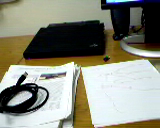
//> input picture example_16-01-imgA.png, 160 x 128 px
$ ./example_11-02 example_16-01-imgA.png   (built with g++ and OpenCV 4)
//> lines starting //> are read from the running program, lines starting //| are printed output that depends on the picture; after the words box and inside, x2 and y2 are one past the last pixel; in counts of white or black regions, pixels touching at a corner belong together
// Example 11-2. Code for perspective transformation
// Compute a perspective transformation between the 4 src control points
// in srcQuad to 4 dst control points in dstQuad and apply it the image.

#include <opencv2/opencv.hpp>
#include <iostream>

using namespace std;

int main(int argc, char** argv) {

  if(argc != 2) {
    cout << "Perspective Warp\nUsage: " <<argv[0] <<" <imagename>\n" << endl;
    return -1;
  }

  cv::Mat src = cv::imread(argv[1],1);
//> src is the input picture: 128 rows x 160 cols, CV_8UC3; mean B, G, R 124.1, 138, 137
  if( src.empty() ) { cout << "Can not load " << argv[1] << endl; return -1; }

  cv::Point2f srcQuad[] = {
    cv::Point2f(0, 0),                   // src Top left
    cv::Point2f(src.cols-1, 0),          // src Top right
    cv::Point2f(src.cols-1, src.rows-1), // src Bottom right
    cv::Point2f(0, src.rows-1)           // src Bottom left
  };

  cv::Point2f dstQuad[] = {
    cv::Point2f(src.cols*0.05f, src.rows*0.33f),
    cv::Point2f(src.cols*0.9f, src.rows*0.25f),
    cv::Point2f(src.cols*0.8f, src.rows*0.9f),
    cv::Point2f(src.cols*0.2f, src.rows*0.7f)
  };

  // COMPUTE PERSPECTIVE MATRIX
  //
  cv::Mat warp_mat = cv::getPerspectiveTransform(srcQuad, dstQuad);
  cv::Mat dst;
  cv::warpPerspective(src, dst, warp_mat, src.size(), cv::INTER_LINEAR,
                      cv::BORDER_CONSTANT, cv::Scalar());
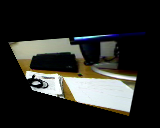
//> dst: 128 rows x 160 cols, CV_8UC3; mean B, G, R 39.8, 43.5, 42.9

  for( int i = 0; i < 4; i++ )
    cv::circle(dst, dstQuad[i], 5, cv::Scalar(255, 0, 255), -1, cv::LINE_AA);
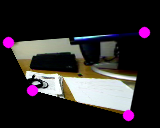
//> dst: 128 rows x 160 cols, CV_8UC3; 2.44% of pixels changed, all inside (x1, y1, x2, y2) = (2, 26, 151, 122)

  cv::imshow("Perspective Transform Test", dst);
  cv::waitKey();
  return 0;
}

$ run again, on checkerboard9x6.png
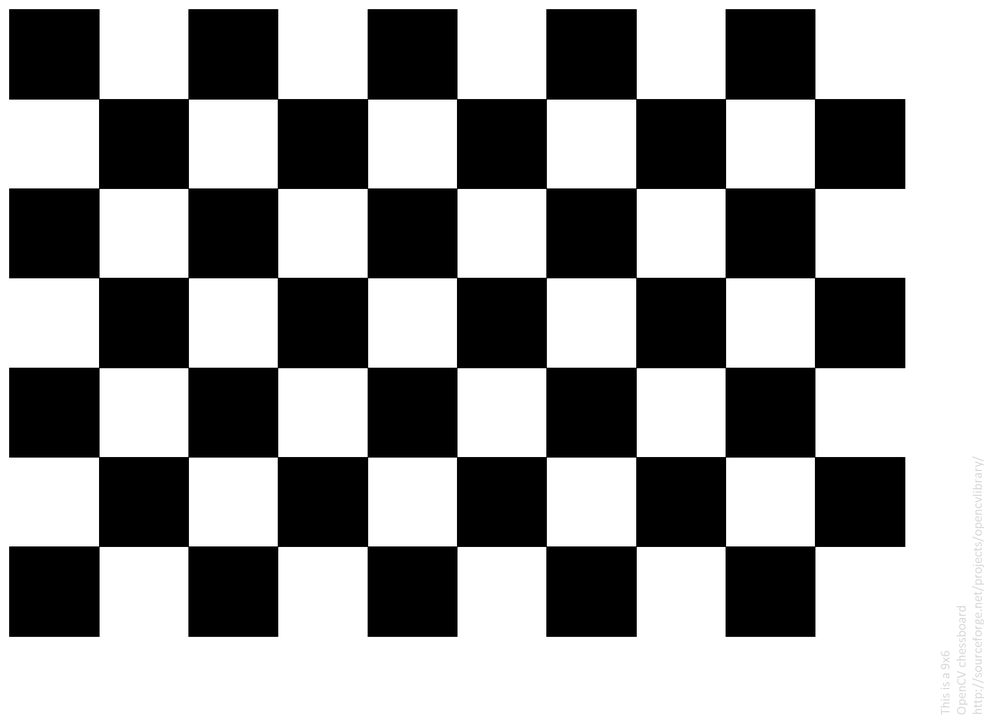
//> input picture checkerboard9x6.png, 985 x 716 px, shrunk from 1830 x 1330 before the run
//> src is the input picture: 716 rows x 985 cols, CV_8UC3; mean B, G, R 152.2, 152.2, 152.2
//> `cv::warpPerspective(src, dst, warp_mat, src.size(), cv::INTER_LINEAR, ..`:
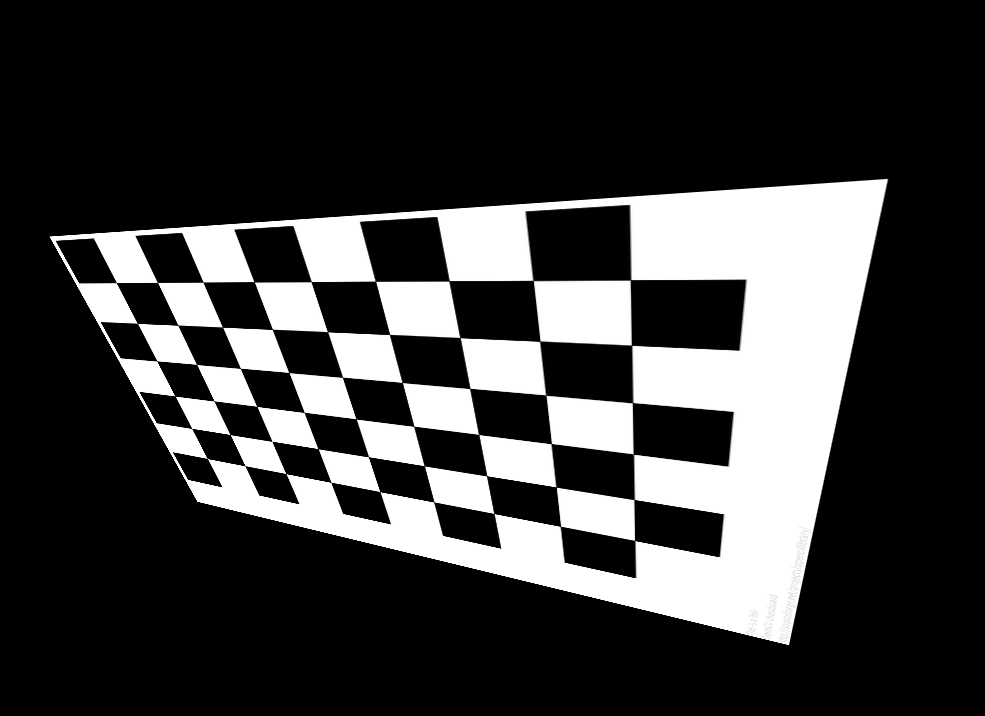
//> dst: 716 rows x 985 cols, CV_8UC3; mean B, G, R 59.3, 59.3, 59.3
//> after the loop `for( int i = 0; i < 4; i++ )`:
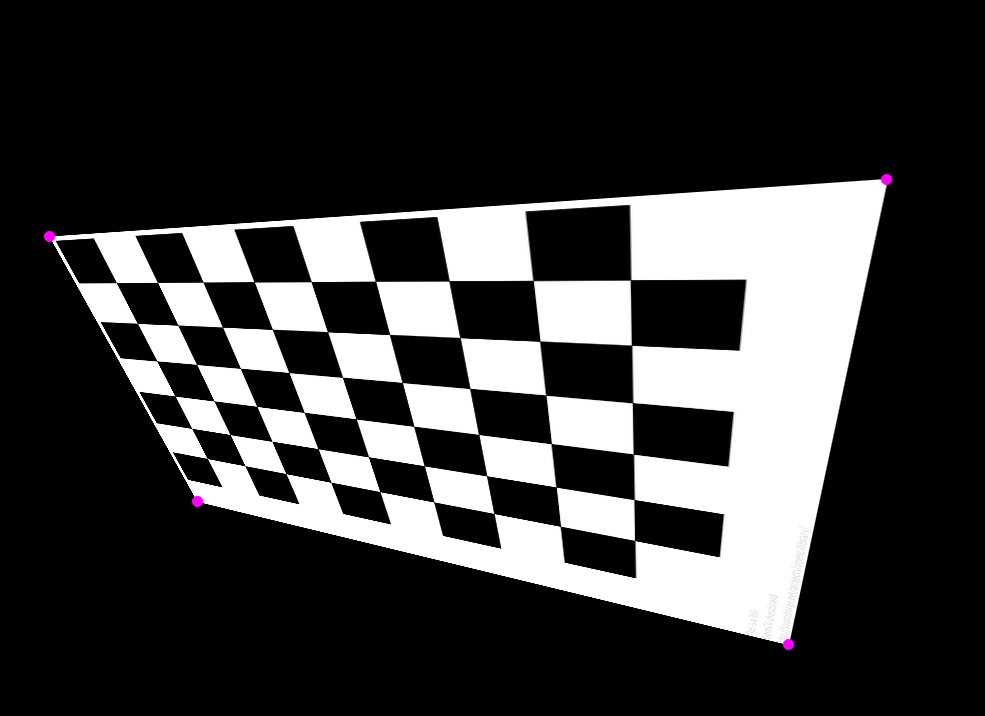
//> dst: 716 rows x 985 cols, CV_8UC3; 0.07% of pixels changed, all inside (x1, y1, x2, y2) = (43, 173, 893, 651)

$ run again, on example_16-01-imgB.png
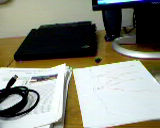
//> input picture example_16-01-imgB.png, 160 x 128 px
//> src is the input picture: 128 rows x 160 cols, CV_8UC3; mean B, G, R 123.6, 136, 134.3
//> `cv::warpPerspective(src, dst, warp_mat, src.size(), cv::INTER_LINEAR, ..`:
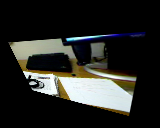
//> dst: 128 rows x 160 cols, CV_8UC3; mean B, G, R 38.3, 41.6, 40.8
//> after the loop `for( int i = 0; i < 4; i++ )`:
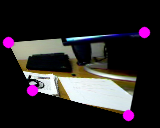
//> dst: 128 rows x 160 cols, CV_8UC3; 2.44% of pixels changed, all inside (x1, y1, x2, y2) = (2, 26, 151, 122)
